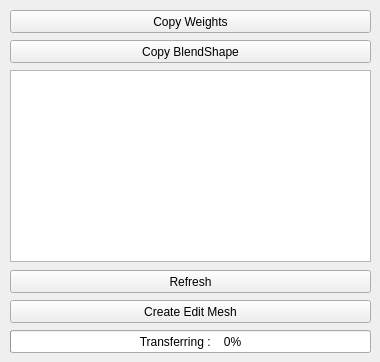
     <widget class="QWidget" name="ToolsTab">
      <attribute name="title">
       <string>   Tools   </string>
      </attribute>
      <widget class="QPushButton" name="tool_copyBlendBtn">
       <property name="geometry">
        <rect>
         <x>10</x>
         <y>40</y>
         <width>361</width>
         <height>23</height>
        </rect>
       </property>
       <property name="text">
        <string>Copy BlendShape</string>
       </property>
      </widget>
      <widget class="QPushButton" name="tool_copyWeightsBtn">
       <property name="geometry">
        <rect>
         <x>10</x>
         <y>10</y>
         <width>361</width>
         <height>23</height>
        </rect>
       </property>
       <property name="text">
        <string>Copy Weights</string>
       </property>
      </widget>
      <widget class="QListWidget" name="EditMesh_listWidget">
       <property name="geometry">
        <rect>
         <x>10</x>
         <y>70</y>
         <width>361</width>
         <height>192</height>
        </rect>
       </property>
      </widget>
      <widget class="QPushButton" name="EditMesh_createMeshBtn">
       <property name="geometry">
        <rect>
         <x>10</x>
         <y>300</y>
         <width>361</width>
         <height>23</height>
        </rect>
       </property>
       <property name="text">
        <string>Create Edit Mesh</string>
       </property>
      </widget>
      <widget class="QPushButton" name="EditMesh_EditOverBtn">
       <property name="geometry">
        <rect>
         <x>10</x>
         <y>330</y>
         <width>361</width>
         <height>23</height>
        </rect>
       </property>
       <property name="text">
        <string>Transfer Blend</string>
       </property>
      </widget>
      <widget class="QPushButton" name="EditMesh_RefreshBtn">
       <property name="geometry">
        <rect>
         <x>10</x>
         <y>270</y>
         <width>361</width>
         <height>23</height>
        </rect>
       </property>
       <property name="text">
        <string>Refresh</string>
       </property>
      </widget>
      <widget class="QProgressBar" name="EditMesh_EditOverProgressBar">
       <property name="enabled">
        <bool>true</bool>
       </property>
       <property name="geometry">
        <rect>
         <x>10</x>
         <y>330</y>
         <width>361</width>
         <height>23</height>
        </rect>
       </property>
       <property name="value">
        <number>0</number>
       </property>
       <property name="textVisible">
        <bool>true</bool>
       </property>
       <property name="format">
        <string>Transferring :    %p%</string>
       </property>
      </widget>
     </widget>
